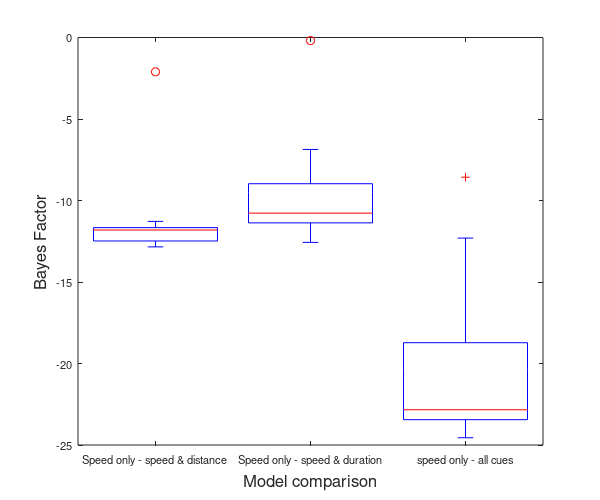

The MATLAB source for this figure:
%BIC model comparisons - negative numbers mean evidence for speed only

% alpha (weber) change = duration
%beta (PSE) change = distance

%model1
%[constrained alpha and constrained beta] - [constrained alpha and
%unconstrained beta]
%speed only - speed + distance
%negative = evidence for speed only, positive = evidence for speed +
%distance
model1 =  [-12.5984  -12.8444  -11.6642   -2.1060  -11.7868  -12.4345  -11.8099  -12.4830  -11.2807]';

%model2
%[constrained alpha and constrained beta] - [unconstrained alpha and
%constrained beta]
%speed only - speed + duration
%negative = evidence for speed only, positive = evidence for speed +
%duration
model2 =  [-6.8675   -0.1900  -12.5698   -8.9707  -11.3728  -10.7752  -10.6775  -12.0765  -11.0494]';

%model3
%%[constrained alpha and constrained beta] - [unconstrained alpha and
%unconstrained beta]
%speed only - speed + distance + duration
%negative = evidence for speed only, positive = evidence for speed +
%distance + duration
model3 =  [-18.7245  -12.3059  -24.1719   -8.5709  -23.4457  -22.8703  -22.8378  -24.5550  -21.9571]';

allmodels = [model1, model2, model3];

boxplot(allmodels)
set(gca,'fontsize',8)
xlabel('Model comparison', 'fontsize',12);
ylabel('Bayes Factor', 'fontsize',12);
set(gca, 'XTickLabel',{'Speed only - speed & distance', 'Speed only - speed & duration', 'speed only - all cues'});


 set(gcf, 'PaperUnits', 'inches');
 x_width=6;
 y_width=5;
 set(gcf, 'PaperPosition', [0 0 x_width y_width]); %
 saveas(gcf,'modelBoxPlot.pdf');